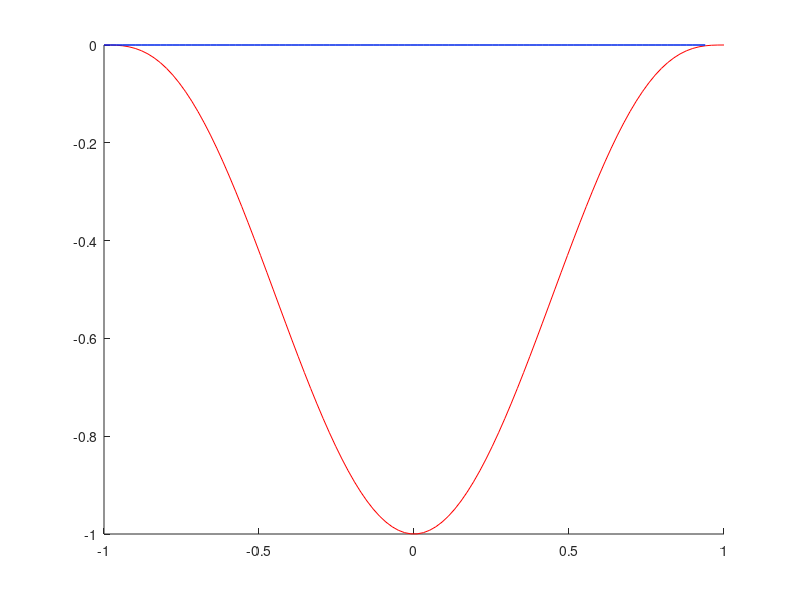

The MATLAB script that drew this image:
function legendre_polynomial
clear all; close all; 
figure; hold on;

N = 3;
div = 100;
x = linspace(-1,1,div);
f = (x.^2-1).^N;
plot(x,f,'r');

dfn_dxn = size(1,div);
dfn = f;
for idx=1:N
  dx = horzcat(diff(x),0);
  dfn = horzcat(diff(dfn_dxn),0);
  dfn_dxn = dfn ./ dx;
end
plot(x,dfn_dxn);

PN = 1/((2^N)*factorial(N))*dfn_dxn;

plot(x,PN,'b');

end